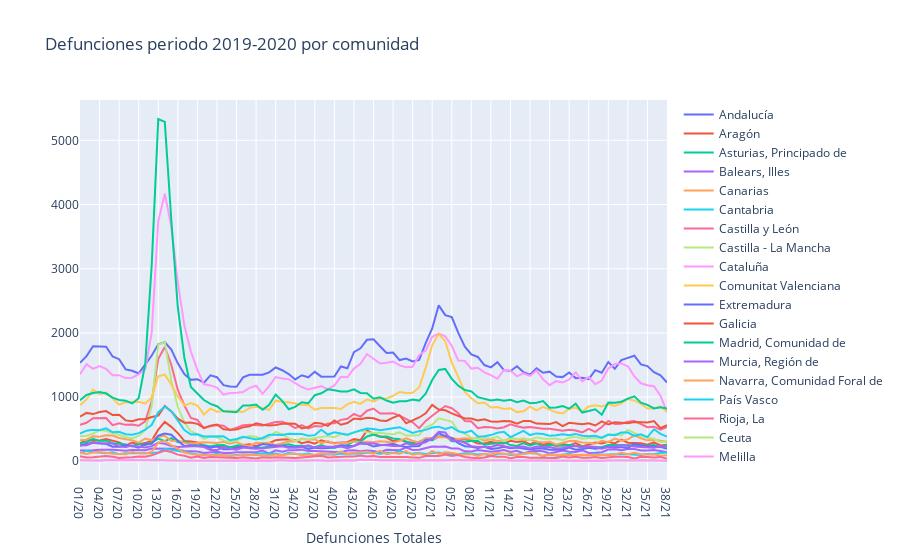

Notebook cell for this chart:
### Code cell
data = []

for i in lista_com:
  i.reset_index(inplace=True)
  trace = go.Scatter(
                    x = new_dates,
                    y = i['Total'],
                    name = i['Comunidades autónomas'][0],
                    mode= 'lines')
  data.append(trace)

layout = dict(title = 'Defunciones periodo 2019-2020 por comunidad',
             xaxis= dict(title= 'Defunciones Totales',ticklen= 5)
           )

fig = go.Figure(data = data, layout=layout)

iplot(fig)

fig.write_html(os.path.join(os.path.dirname(os.path.dirname(os.path.abspath('file'))), 'data', 'def_com_temp.html'))
